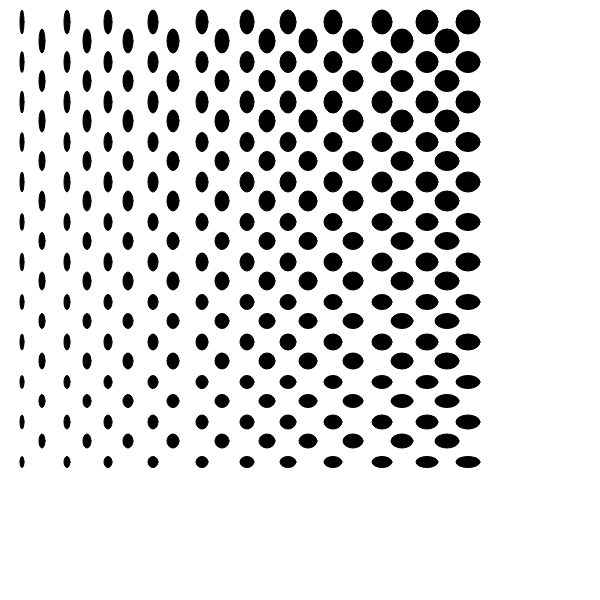
Frame 1 (no input)
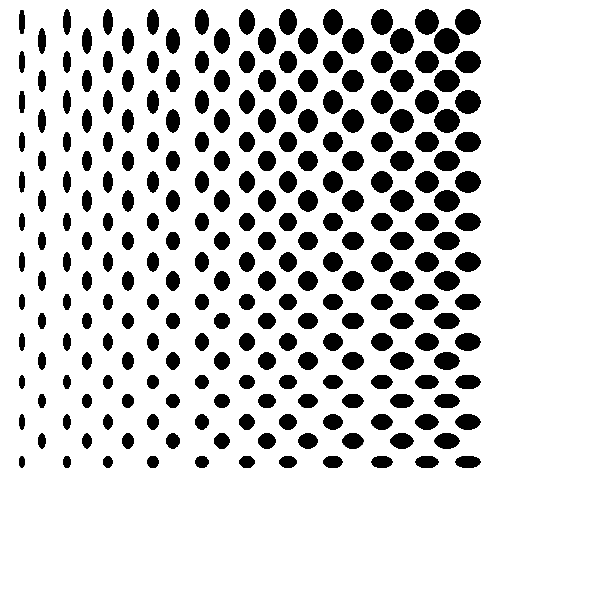
Frame 60 (no input)
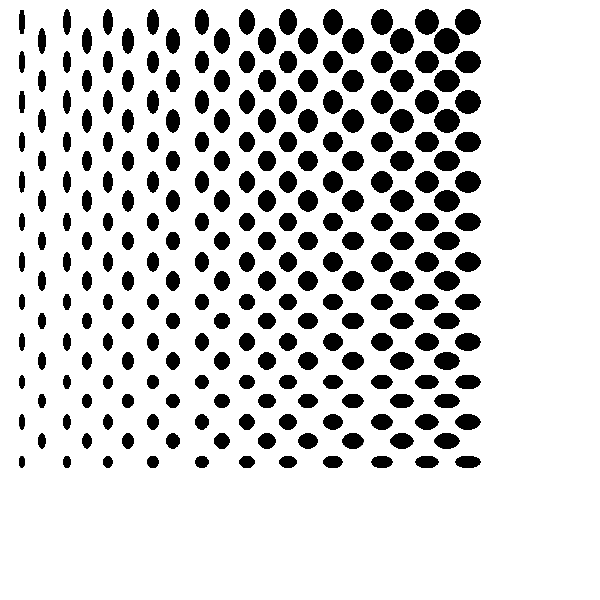
Frame 120 (the mouse pressed at the canvas centre since frame 60)

The p5.js sketch that drew these frames (run headless with seeded random() and noise() and a simulated clock; from frame 60 on, the mouse is pressed at the canvas centre):

// p5.js sketch
// ── sketch.js

var x = 0;
var y = 0;
var width = 24;
var height = 24;
var m = 45;

function setup() {
	createCanvas(600,600);
	background(255);
	
	fill(0);


  // put setup code here
}

function draw() {

for(var j = 0; j<12; j++){

	y = 2^(j*40) +20
	height = (j-23)^1.5


	for(var i = 0; i < 11; i++){

		x = 2^(i*m) +20

		width = (i + 2) * 2
		
		ellipse(x,y,width,height);

	}
}

for(var j = 0; j<11; j++){

	y = 2^(j*40) +43.5
	height = (j-23)^1.5


	for(var i = 0; i < 11; i++){

		x = 2^(i*m) -5

		width = (i + 2) * 2
		
		ellipse(x,y,width,height);
	}
}



  // put drawing code here
}
